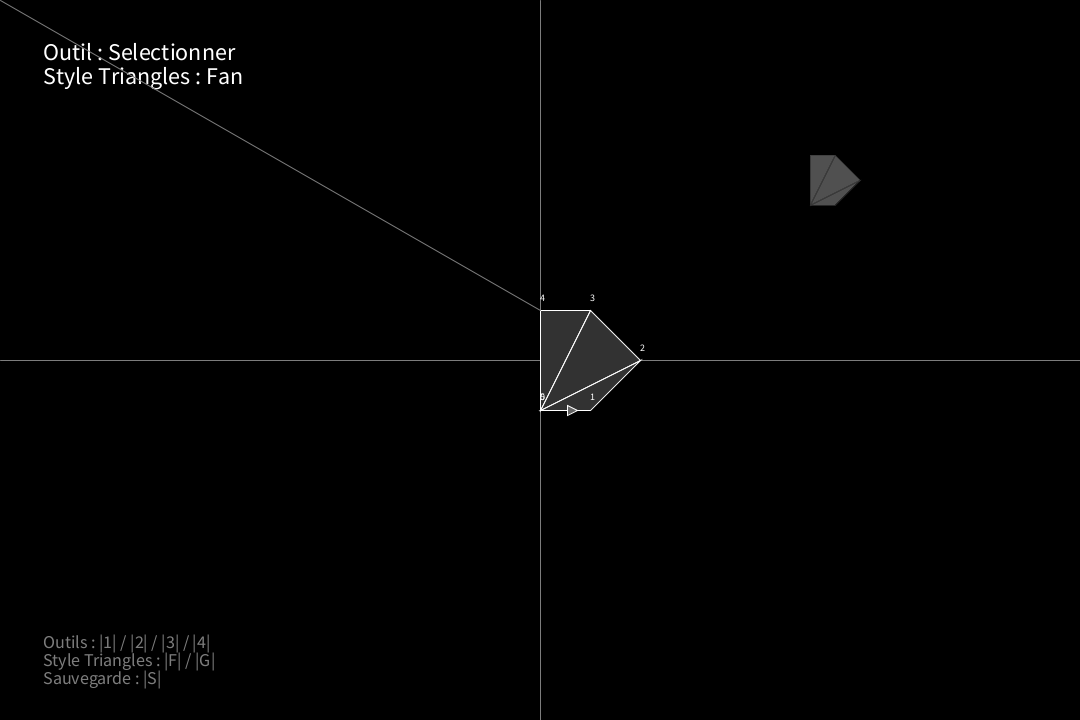
Frame 1 (no input)
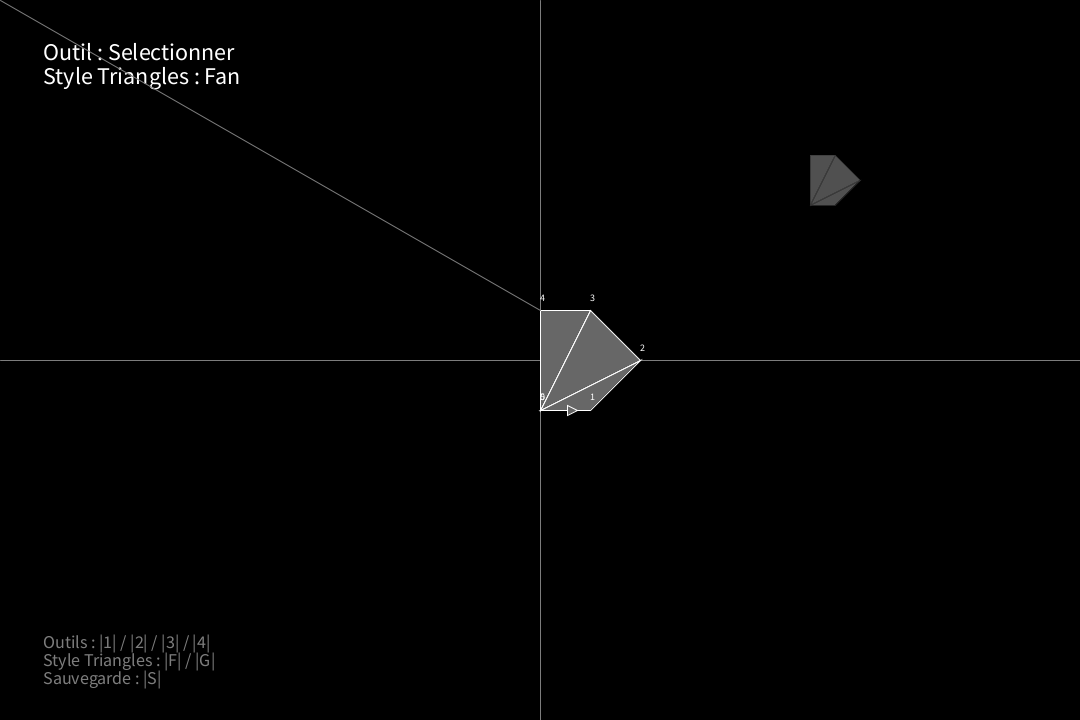
Frame 60 (the mouse pressed at the canvas centre just before this capture)
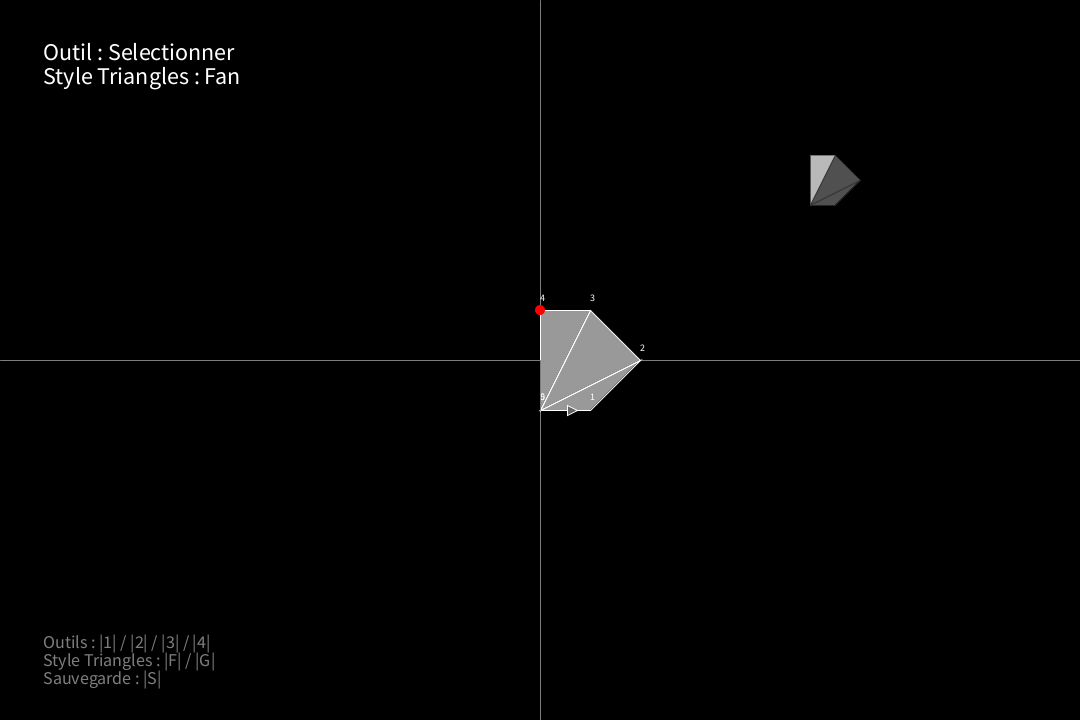
Frame 120 (the mouse held since frame 60 and released just before this capture)

The Processing sketch that drew these frames (run headless with seeded random() and noise(); from frame 60 on, the mouse is pressed at the canvas centre):

// Processing sketch: Creation_Corps2
// ── Creation_Corps2.pde
//float scale = 1.0;

void setup() {
  size(1080, 720);
  surface.setResizable(true);
  background(0);
  corps = new Corps();
  corps.Setup(loadJSONArray("Animaux/test.json"));
}

int timerSave = 0;

void draw() {
  background(0);

  push();

  fill(255);
  float ecartText = height/30;
  textSize(ecartText);
  text("Outil : "+outil.modeSouris, width/25, ecartText + height/20);
  text("Style Triangles : "+corps.styleTri, width/25, 2*ecartText + height/20);
  if (timerSave>millis()) text("Sauvegardé !", width/25, 3*ecartText + height/20);

  fill(125);
  textSize(ecartText*3/4);
  text("Outils : |1| / |2| / |3| / |4|", width/25, height*9/10);
  text("Style Triangles : |F| / |G|", width/25, ecartText*3/4+height*9/10);
  text("Sauvegarde : |S|", width/25, 2*ecartText*3/4+height*9/10);

  pop();

  corps.Affichage();
  outil.Affichage();
}

Corps corps;
Outils outil = new Outils();

// ── Corps.pde
class Corps {

  float x = 250, y = 250;
  ArrayList<Point> AllPoints = new ArrayList<Point>();
  ArrayList<TrianglePoint> AllTriangles = new ArrayList<TrianglePoint>();
  String styleTri = "Fan";

  Corps() {
  }

  void Setup(JSONArray json) {

    if (json == null) {
      AllPoints.add(new Point(0, 50, 0));
      AllPoints.add(new Point(50, 50, 1));      //Recup JSON File
      AllPoints.add(new Point(100, 0, 2));
      AllPoints.add(new Point(50, -50, 3));
      AllPoints.add(new Point(0, -50, 4));
      AllPoints.add(new Point(0, 50, 5));
    } else {
      int compteur = 0;
      for (int i=0; i<json.size()-1; i++) {
        JSONObject obj = json.getJSONObject(i);
        Point point = new Point(obj.getFloat("x"), obj.getFloat("y"), int(obj.getInt("index")));
        AllPoints.add(point);

        compteur++;
      }

      JSONObject objSettings = json.getJSONObject(json.size()-1);
      styleTri = objSettings.getString("Settings");

      println("Créé "+compteur+" points, style de triangle "+styleTri);
    }
  }

  void Save() {
    JSONArray jsonCorps = new JSONArray();
    int compteur = 0;

    for (Point point : AllPoints) {
      JSONObject objPoint = new JSONObject();
      objPoint.setInt("index", compteur);

      objPoint.setFloat("x", point.x);            //Sauvegarde
      objPoint.setFloat("y", point.y);

      jsonCorps.setJSONObject(compteur, objPoint);

      compteur++;
    }

    JSONObject objSettings = new JSONObject();
    objSettings.setString("Settings", corps.styleTri);

    jsonCorps.setJSONObject(compteur, objSettings);


    saveJSONArray(jsonCorps, "Animaux/test.json");
    println("Saved");
  }

  void Affichage() {


    UpdateTriangles();

    x = width/2;
    y = height/2;
    stroke(125);
    line(0, height/2, width, height/2);   //Croix mid ecran
    line(width/2, 0, width/2, height);

    push();
    translate(x, y);

    if (this == outil.corpsCible) {
      if (isDedans(mouseX-width/2, mouseY-height/2)) {
        fill(153);
        cursor(HAND);
      } else {
        fill(103);
        cursor(ARROW);
      }
    } else fill(50);              //Couleur Surface

    stroke(255);

    if (styleTri.equals("Fan")) beginShape(TRIANGLE_FAN);
    else beginShape(TRIANGLE_STRIP);
    for (Point point : AllPoints) {
      float vx = point.x, vy = point.y;      //Crée les vertex
      vertex(vx, vy);
    }
    endShape(CLOSE);

    for (int i=0; i<AllPoints.size(); i++) {
      Point point = AllPoints.get(i);

      point.index = i;

      push();
      fill(255);           //Indicateur no point
      textSize(10);
      text(int(point.index), point.x, point.y-10);
      pop();
    }

    if (AllPoints.size() > 1) {
      AllPoints.get(0).Fleche(AllPoints.get(1));  //Fleche de P0 à P1
    }

    pop();
  }

  boolean isDedans(float xf, float yf) {
    boolean dedans = false;

    if (AllPoints.size() >= 3) {
      int i = 0;
      while (dedans == false) {
        TrianglePoint tri = AllTriangles.get(i);

        if (tri.selectionne) dedans = true;

        if (i == AllTriangles.size()-1) break;
        else i++;
      }
    }

    return dedans;
  }

  void UpdateTriangles() {
    AllTriangles.clear();

    if (styleTri.equals("Fan")) {

      for (int i = 0; i<AllPoints.size()-1; i++) {
        AllTriangles.add(new TrianglePoint(
          AllPoints.get(0), 
          AllPoints.get(i), 
          AllPoints.get(i+1)
          ));
      }
    } else {
      for (int i = 0; i<AllPoints.size()-2; i++) {
        AllTriangles.add(new TrianglePoint(
          AllPoints.get(i), 
          AllPoints.get(i+1), 
          AllPoints.get(i+2)
          ));
      }
    }


    for (TrianglePoint tri : AllTriangles) {
      push();
      translate(width*3/4, height/4);
      scale(0.5);
      tri.Affichage(mouseX-width/2, mouseY-height/2);
      pop();
    }
  }
}

// ── Outil.pde
class Outils {
  String modeSouris = "Selectionner";
  Corps corpsCible;
  Point pointPr = new Point(0, 0, 0);
  Point pointSel = new Point(-1684, 1464, 0);
  float x, y;

  Outils() {
    corpsCible = corps;
  }
  //                                         PERM
  void Affichage() {
    translate(width/2, height/2);
    corpsCible = corps;
    x = mouseX-width/2; 
    y = mouseY-height/2;

    float distMin = 99999;
    for (Point p : corpsCible.AllPoints) {
      if (dist(x, y, p.x, p.y) < distMin) {
        distMin = dist(x, y, p.x, p.y);
        pointPr = p;
      }
    }

    if (modeSouris == "Selectionner") {
      line(x, y, pointPr.x, pointPr.y);
    }


    if (modeSouris == "Effacer") {
      push();
      stroke(255, 0, 0);
      line(x, y, pointPr.x, pointPr.y);
      pop();
    }


    if (modeSouris == "Point") {
      push();
      stroke(255);
      line(x, y, pointSel.x, pointSel.y);
      Fleche(mouseX-width/2, mouseY-height/2, pointSel);
      pop();
    }

    if (pointSel.x != -1684 && pointSel.y != 1464) {
      push();
      noStroke();
      fill(255, 0, 0);
      ellipse(pointSel.x, pointSel.y, 10, 10);
      pop();
    }

    if (corps.AllPoints.isEmpty()) {
      corps.AllPoints.add(new Point(0, 0, 0));
      pointSel = corps.AllPoints.get(0);
    }
  }


  //                                             CLICK
  void Click() {
    if (modeSouris == "Selectionner") {
      pointSel = pointPr;
    }

    if (modeSouris == "Effacer") {
      int index = 0;
      int compteur = 0;
      for (Point point : corps.AllPoints) {
        if (pointPr == point) index = compteur;
        compteur++;
      }
      if (!corps.AllPoints.isEmpty()) {
        corps.AllPoints.remove(index);
        println("removed "+pointPr.index);
      }

      PointProche();
      pointSel = pointPr;
    }

    if (modeSouris == "Point") {
      corps.AllPoints.add(int(pointSel.index), new Point(mouseX-width/2, mouseY-height/2, int(pointSel.index+1)));
      PointProche();
      pointSel = pointPr;
    }

    if (modeSouris == "Surface") {
      PointProche();
    }
  }

  void PointProche() {
    float distMin = 99999;
    for (Point p : corpsCible.AllPoints) {
      if (dist(x, y, p.x, p.y) < distMin) {
        distMin = dist(x, y, p.x, p.y);
        pointPr = p;
      }
    }
  }

  void Fleche(float x1, float y1, Point point) {
    push();
    float dist = dist(x1, y1, point.x, point.y)/4;
    translate(x1, y1);
    rotate(Direction(point));
    rectMode(CENTER);
    translate(dist, 0);
    fill(100);
    beginShape();
    vertex(0, 0);
    vertex(10, 5);
    vertex(10, -5);
    vertex(0, 0);
    endShape();
    pop();
  }

  float Direction(Point point) {
    float distX, distY, rotation = 0;  //Variables
    float inversion = 1;

    distX = point.x - mouseX+width/2;  //Récupération de la distance entre mouseX et le centre
    distY = point.y - mouseY+height/2;

    if (distX > 0)inversion = 0;        //Si la souris est à gauche du point alors on ajoute PI
    if (distX < 0)inversion = PI;

    rotation = atan(distY/distX)+inversion;  //Calcul de la rotation avec l'inversion

    return rotation;
  }
}

void keyPressed() {
  if (key == 's') {
    corps.Save();
    timerSave = millis()+1000;
  }

  if (key == '&' || key == 'é' || key == '"' || key == '\'') {
    if (key == '&') outil.modeSouris = "Point";
    if (key == 'é') outil.modeSouris = "Effacer";
    if (key == '"') outil.modeSouris = "Selectionner";
    if (key == '\'') outil.modeSouris = "Surface";
    println("Passage de l'outil en " + outil.modeSouris);
  }

  if (key == 'f' || key == 'g') {
    if (key == 'f') corps.styleTri = "Fan";
    if (key == 'g') corps.styleTri = "Strip";
    println("Passage du style de triangle en " + corps.styleTri);
  }

  //if (key == 'z') {
  //  scale*=1.1;
  //  println("scale +10%");
  //}
  //if (key == 's') {
  //  scale*=0.9;
  //  println("scale -10%");
  //}
}

void mousePressed() {
  outil.Click();
}

// ── Point.pde
class Point {
  float x, y, index;
  Point(float nx, float ny, int ni) {
    x = nx;
    y = ny;
    index = ni;
  }


  public void Fleche(Point point) {
    push();
    float dist = dist(x, y, point.x, point.y)*3/4;
    translate(x, y);
    rotate(Direction(point));
    rectMode(CENTER);
    translate(dist, 0);
    fill(100);
    beginShape();
    vertex(0, 0);
    vertex(-10, 5);
    vertex(-10, -5);
    vertex(0, 0);
    endShape();
    pop();
  }


  public float Direction(Point point) {
    float distX, distY, rotation = 0;  //Variables
    float inversion = 1;

    distX = point.x - x;  //Récupération de la distance entre mouseX et le centre
    distY = point.y - y;

    if (distX > 0)inversion = 0;        //Si la souris est à gauche du point alors on ajoute PI
    if (distX < 0)inversion = PI;

    rotation = atan(distY/distX)+inversion;  //Calcul de la rotation avec l'inversion

    return rotation;
  }
}



class TrianglePoint {

  Point p1, p2, p3;

  boolean selectionne = false;

  TrianglePoint(Point np1, Point np2, Point np3) {
    p1 = np1;
    p2 = np2;
    p3 = np3;
  }

  boolean isDedans(float mx, float my) {

    float x1 = p1.x, y1 = p1.y;
    float x2 = p2.x, y2 = p2.y;
    float x3 = p3.x, y3 = p3.y;
    float x = mx, y = my;

    double ABC = Math.abs (x1 * (y2 - y3) + x2 * (y3 - y1) + x3 * (y1 - y2));
    double ABP = Math.abs (x1 * (y2 - y) + x2 * (y - y1) + x * (y1 - y2));
    double APC = Math.abs (x1 * (y - y3) + x * (y3 - y1) + x3 * (y1 - y));
    double PBC = Math.abs (x * (y2 - y3) + x2 * (y3 - y) + x3 * (y - y2));

    boolean isInTriangle = ABP + APC + PBC == ABC;

    selectionne = ABP + APC + PBC == ABC;

    return isInTriangle;
  }

  void Affichage(float mx, float my) {
    push();
    stroke(50);
    if (isDedans(mx, my))fill(185);
    else fill(80);

    beginShape(TRIANGLE_STRIP);

    vertex(p1.x, p1.y);
    vertex(p2.x, p2.y);
    vertex(p3.x, p3.y);

    endShape(CLOSE);
    pop();
  }
}
